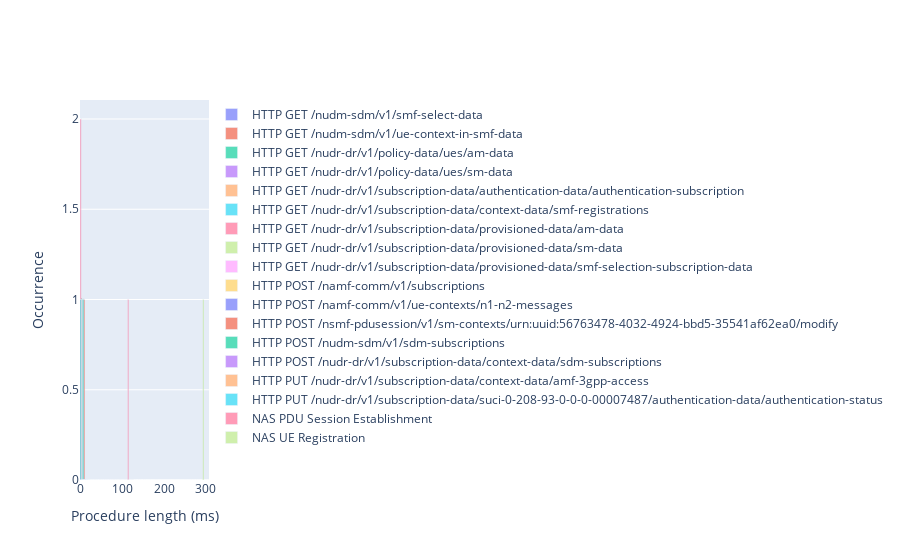

Notebook code cell kept with this figure:
### Code cell
import plotly.graph_objects as go

bin_size = 3

procedure_names = list(procedure_df['name'].unique())
procedure_names.sort()
histogram_traces = []

for procedure_name in procedure_names:
    proc_data = procedure_df[procedure_df['name']==procedure_name]
    hist_array, hist_bins, hist_labels = trace_plotting.get_histogram_data(
        proc_data.loc[:,'length_ms'], 
        bin_size, 
        density=False, 
        remove_trailing_zeros=False, 
        output_labels=True,
        label_unit='ms')
    histogram_line = go.Bar(
        x=hist_bins,
        y=hist_array,
        name=procedure_name,
        text=hist_labels,
        opacity=0.65,
        showlegend=True,
        #marker={'line':{'width':0}},
        hovertemplate="<br>".join([
            "duration: %{text}",
            "occurrences: %{y}"])
    )
    histogram_traces.append(histogram_line)

fig = go.Figure(data=histogram_traces, layout = { 'bargap': 0 })

fig.update_layout(barmode='overlay')
fig.update_xaxes(title_text='Procedure length (ms)')
fig.update_yaxes(title_text='Occurrence')
fig.show()

fig.write_html(output_name_files + '_procedure_length.html')

### Figure 1 — Plotly figure (JSON) as saved in the notebook; plotly's stock layout.template omitted (floating-point values rounded to 4 significant figures)
{"data": [{"hovertemplate": "duration: %{text}<br>occurrences: %{y}", "name": "HTTP GET /nudm-sdm/v1/smf-select-data", "opacity": 0.65, "showlegend": true, "text": ["8 to 1ms", "8 to 4ms", "8 to 7ms", "8 to 10ms", "10 to 13ms", "13 to 16ms", "16 to 19ms", "19 to 22ms"], "type": "bar", "x": [0, 3, 6, 9, 12, 15, 18, 21], "y": [0, 0, 1, 0, 0, 0, 0]}, {"hovertemplate": "duration: %{text}<br>occurrences: %{y}", "name": "HTTP GET /nudm-sdm/v1/ue-context-in-smf-data", "opacity": 0.65, "showlegend": true, "text": ["11 to 1ms", "11 to 4ms", "11 to 7ms", "11 to 10ms", "11 to 13ms", "13 to 16ms", "16 to 19ms", "19 to 22ms", "22 to 25ms"], "type": "bar", "x": [0, 3, 6, 9, 12, 15, 18, 21, 24], "y": [0, 0, 0, 1, 0, 0, 0, 0]}, {"hovertemplate": "duration: %{text}<br>occurrences: %{y}", "name": "HTTP GET /nudr-dr/v1/policy-data/ues/am-data", "opacity": 0.65, "showlegend": true, "text": ["4 to 1ms", "4 to 4ms", "4 to 7ms", "7 to 10ms", "10 to 13ms", "13 to 16ms", "16 to 19ms"], "type": "bar", "x": [0, 3, 6, 9, 12, 15, 18], "y": [0, 1, 0, 0, 0, 0]}, {"hovertemplate": "duration: %{text}<br>occurrences: %{y}", "name": "HTTP GET /nudr-dr/v1/policy-data/ues/sm-data", "opacity": 0.65, "showlegend": true, "text": ["2 to 1ms", "2 to 4ms", "4 to 7ms", "7 to 10ms", "10 to 13ms", "13 to 16ms"], "type": "bar", "x": [0, 3, 6, 9, 12, 15], "y": [1, 0, 0, 0, 0]}, {"hovertemplate": "duration: %{text}<br>occurrences: %{y}", "name": "HTTP GET /nudr-dr/v1/subscription-data/authentication-data/authentication-subscription", "opacity": 0.65, "showlegend": true, "text": ["2 to 1ms", "2 to 4ms", "4 to 7ms", "7 to 10ms", "10 to 13ms", "13 to 16ms"], "type": "bar", "x": [0, 3, 6, 9, 12, 15], "y": [1, 0, 0, 0, 0]}, {"hovertemplate": "duration: %{text}<br>occurrences: %{y}", "name": "HTTP GET /nudr-dr/v1/subscription-data/context-data/smf-registrations", "opacity": 0.65, "showlegend": true, "text": ["0 to 1ms", "1 to 4ms", "4 to 7ms", "7 to 10ms", "10 to 13ms"], "type": "bar", "x": [0, 3, 6, 9, 12], "y": [1, 0, 0, 0]}, {"hovertemplate": "duration: %{text}<br>occurrences: %{y}", "name": "HTTP GET /nudr-dr/v1/subscription-data/provisioned-data/am-data", "opacity": 0.65, "showlegend": true, "text": ["0 to 1ms", "1 to 4ms", "4 to 7ms", "7 to 10ms", "10 to 13ms", "13 to 16ms"], "type": "bar", "x": [0, 3, 6, 9, 12, 15], "y": [2, 0, 0, 0, 0]}, {"hovertemplate": "duration: %{text}<br>occurrences: %{y}", "name": "HTTP GET /nudr-dr/v1/subscription-data/provisioned-data/sm-data", "opacity": 0.65, "showlegend": true, "text": ["1 to 1ms", "1 to 4ms", "4 to 7ms", "7 to 10ms", "10 to 13ms", "13 to 16ms"], "type": "bar", "x": [0, 3, 6, 9, 12, 15], "y": [1, 0, 0, 0, 0]}, {"hovertemplate": "duration: %{text}<br>occurrences: %{y}", "name": "HTTP GET /nudr-dr/v1/subscription-data/provisioned-data/smf-selection-subscription-data", "opacity": 0.65, "showlegend": true, "text": ["0 to 1ms", "1 to 4ms", "4 to 7ms", "7 to 10ms", "10 to 13ms"], "type": "bar", "x": [0, 3, 6, 9, 12], "y": [1, 0, 0, 0]}, {"hovertemplate": "duration: %{text}<br>occurrences: %{y}", "name": "HTTP POST /namf-comm/v1/subscriptions", "opacity": 0.65, "showlegend": true, "text": ["1 to 1ms", "1 to 4ms", "4 to 7ms", "7 to 10ms", "10 to 13ms", "13 to 16ms"], "type": "bar", "x": [0, 3, 6, 9, 12, 15], "y": [1, 0, 0, 0, 0]}, {"hovertemplate": "duration: %{text}<br>occurrences: %{y}", "name": "HTTP POST /namf-comm/v1/ue-contexts/n1-n2-messages", "opacity": 0.65, "showlegend": true, "text": ["1 to 1ms", "1 to 4ms", "4 to 7ms", "7 to 10ms", "10 to 13ms", "13 to 16ms"], "type": "bar", "x": [0, 3, 6, 9, 12, 15], "y": [1, 0, 0, 0, 0]}, {"hovertemplate": "duration: %{text}<br>occurrences: %{y}", "name": "HTTP POST /nsmf-pdusession/v1/sm-contexts/urn:uuid:56763478-4032-4924-bbd5-35541af62ea0/modify", "opacity": 0.65, "showlegend": true, "text": ["2 to 1ms", "2 to 4ms", "4 to 7ms", "7 to 10ms", "10 to 13ms", "13 to 16ms"], "type": "bar", "x": [0, 3, 6, 9, 12, 15], "y": [1, 0, 0, 0, 0]}, {"hovertemplate": "duration: %{text}<br>occurrences: %{y}", "name": "HTTP POST /nudm-sdm/v1/sdm-subscriptions", "opacity": 0.65, "showlegend": true, "text": ["8 to 1ms", "8 to 4ms", "8 to 7ms", "8 to 10ms", "10 to 13ms", "13 to 16ms", "16 to 19ms", "19 to 22ms"], "type": "bar", "x": [0, 3, 6, 9, 12, 15, 18, 21], "y": [0, 0, 1, 0, 0, 0, 0]}, {"hovertemplate": "duration: %{text}<br>occurrences: %{y}", "name": "HTTP POST /nudr-dr/v1/subscription-data/context-data/sdm-subscriptions", "opacity": 0.65, "showlegend": true, "text": ["0 to 1ms", "1 to 4ms", "4 to 7ms", "7 to 10ms", "10 to 13ms"], "type": "bar", "x": [0, 3, 6, 9, 12], "y": [1, 0, 0, 0]}, {"hovertemplate": "duration: %{text}<br>occurrences: %{y}", "name": "HTTP PUT /nudr-dr/v1/subscription-data/context-data/amf-3gpp-access", "opacity": 0.65, "showlegend": true, "text": ["1 to 1ms", "1 to 4ms", "4 to 7ms", "7 to 10ms", "10 to 13ms", "13 to 16ms"], "type": "bar", "x": [0, 3, 6, 9, 12, 15], "y": [1, 0, 0, 0, 0]}, {"hovertemplate": "duration: %{text}<br>occurrences: %{y}", "name": "HTTP PUT /nudr-dr/v1/subscription-data/suci-0-208-93-0-0-0-00007487/authentication-data/authentication-status", "opacity": 0.65, "showlegend": true, "text": ["1 to 1ms", "1 to 4ms", "4 to 7ms", "7 to 10ms", "10 to 13ms", "13 to 16ms"], "type": "bar", "x": [0, 3, 6, 9, 12, 15], "y": [1, 0, 0, 0, 0]}, {"hovertemplate": "duration: %{text}<br>occurrences: %{y}", "name": "NAS PDU Session Establishment", "opacity": 0.65, "showlegend": true, "text": ["115 to 1ms", "115 to 4ms", "115 to 7ms", "115 to 10ms", "115 to 13ms", "115 to 16ms", "115 to 19ms", "115 to 22ms", "115 to 25ms", "115 to 28ms", "115 to 31ms", "115 to 34ms", "115 to 37ms", "115 to 40ms", "115 to 43ms", "115 to 46ms", "115 to 49ms", "115 to 52ms", "115 to 55ms", "115 to 58ms", "115 to 61ms", "115 to 64ms", "115 to 67ms", "115 to 70ms", "115 to 73ms", "115 to 76ms", "115 to 79ms", "115 to 82ms", "115 to 85ms", "115 to 88ms", "115 to 91ms", "115 to 94ms", "115 to 97ms", "115 to 100ms", "115 to 103ms", "115 to 106ms", "115 to 109ms", "115 to 112ms", "115 to 115ms", "115 to 118ms", "118 to 121ms", "121 to 124ms", "124 to 127ms", "127 to 130ms"], "type": "bar", "x": [0, 3, 6, 9, 12, 15, 18, 21, 24, 27, 30, 33, 36, 39, 42, 45, 48, 51, 54, 57, 60, 63, 66, 69, 72, 75, 78, 81, 84, 87, 90, 93, 96, 99, 102, 105, 108, 111, 114, 117, 120, 123, 126, 129], "y": [0, 0, 0, 0, 0, 0, 0, 0, 0, 0, 0, 0, 0, 0, 0, 0, 0, 0, 0, 0, 0, 0, 0, 0, 0, 0, 0, 0, 0, 0, 0, 0, 0, 0, 0, 0, 0, 0, 1, 0, 0, 0, 0]}, {"hovertemplate": "duration: %{text}<br>occurrences: %{y}", "name": "NAS UE Registration", "opacity": 0.65, "showlegend": true, "text": ["296 to 1ms", "296 to 4ms", "296 to 7ms", "296 to 10ms", "296 to 13ms", "296 to 16ms", "296 to 19ms", "296 to 22ms", "296 to 25ms", "296 to 28ms", "296 to 31ms", "296 to 34ms", "296 to 37ms", "296 to 40ms", "296 to 43ms", "296 to 46ms", "296 to 49ms", "296 to 52ms", "296 to 55ms", "296 to 58ms", "296 to 61ms", "296 to 64ms", "296 to 67ms", "296 to 70ms", "296 to 73ms", "296 to 76ms", "296 to 79ms", "296 to 82ms", "296 to 85ms", "296 to 88ms", "296 to 91ms", "296 to 94ms", "296 to 97ms", "296 to 100ms", "296 to 103ms", "296 to 106ms", "296 to 109ms", "296 to 112ms", "296 to 115ms", "296 to 118ms", "296 to 121ms", "296 to 124ms", "296 to 127ms", "296 to 130ms", "296 to 133ms", "296 to 136ms", "296 to 139ms", "296 to 142ms", "296 to 145ms", "296 to 148ms", "296 to 151ms", "296 to 154ms", "296 to 157ms", "296 to 160ms", "296 to 163ms", "296 to 166ms", "296 to 169ms", "296 to 172ms", "296 to 175ms", "296 to 178ms", "296 to 181ms", "296 to 184ms", "296 to 187ms", "296 to 190ms", "296 to 193ms", "296 to 196ms", "296 to 199ms", "296 to 202ms", "296 to 205ms", "296 to 208ms", "296 to 211ms", "296 to 214ms", "296 to 217ms", "296 to 220ms", "296 to 223ms", "296 to 226ms", "296 to 229ms", "296 to 232ms", "296 to 235ms", "296 to 238ms", "296 to 241ms", "296 to 244ms", "296 to 247ms", "296 to 250ms", "296 to 253ms", "296 to 256ms", "296 to 259ms", "296 to 262ms", "296 to 265ms", "296 to 268ms", "296 to 271ms", "296 to 274ms", "296 to 277ms", "296 to 280ms", "296 to 283ms", "296 to 286ms", "296 to 289ms", "296 to 292ms", "296 to 295ms", "296 to 298ms", "298 to 301ms", "301 to 304ms", "304 to 307ms", "307 to 310ms"], "type": "bar", "x": [0, 3, 6, 9, 12, 15, 18, 21, 24, 27, 30, 33, 36, 39, 42, 45, 48, 51, 54, 57, 60, 63, 66, 69, 72, 75, 78, 81, 84, 87, 90, 93, 96, 99, 102, 105, 108, 111, 114, 117, 120, 123, 126, 129, 132, 135, 138, 141, 144, 147, 150, 153, 156, 159, 162, 165, 168, 171, 174, 177, 180, 183, 186, 189, 192, 195, 198, 201, 204, 207, 210, 213, 216, 219, 222, 225, 228, 231, 234, 237, 240, 243, 246, 249, 252, 255, 258, 261, 264, 267, 270, 273, 276, 279, 282, 285, 288, 291, 294, 297, 300, 303, 306, 309], "y": [0, 0, 0, 0, 0, 0, 0, 0, 0, 0, 0, 0, 0, 0, 0, 0, 0, 0, 0, 0, 0, 0, 0, 0, 0, 0, 0, 0, 0, 0, 0, 0, 0, 0, 0, 0, 0, 0, 0, 0, 0, 0, 0, 0, 0, 0, 0, 0, 0, 0, 0, 0, 0, 0, 0, 0, 0, 0, 0, 0, 0, 0, 0, 0, 0, 0, 0, 0, 0, 0, 0, 0, 0, 0, 0, 0, 0, 0, 0, 0, 0, 0, 0, 0, 0, 0, 0, 0, 0, 0, 0, 0, 0, 0, 0, 0, 0, 0, 1, 0, 0, 0, 0]}], "layout": {"bargap": 0, "barmode": "overlay", "xaxis": {"title": {"text": "Procedure length (ms)"}}, "yaxis": {"title": {"text": "Occurrence"}}}}
